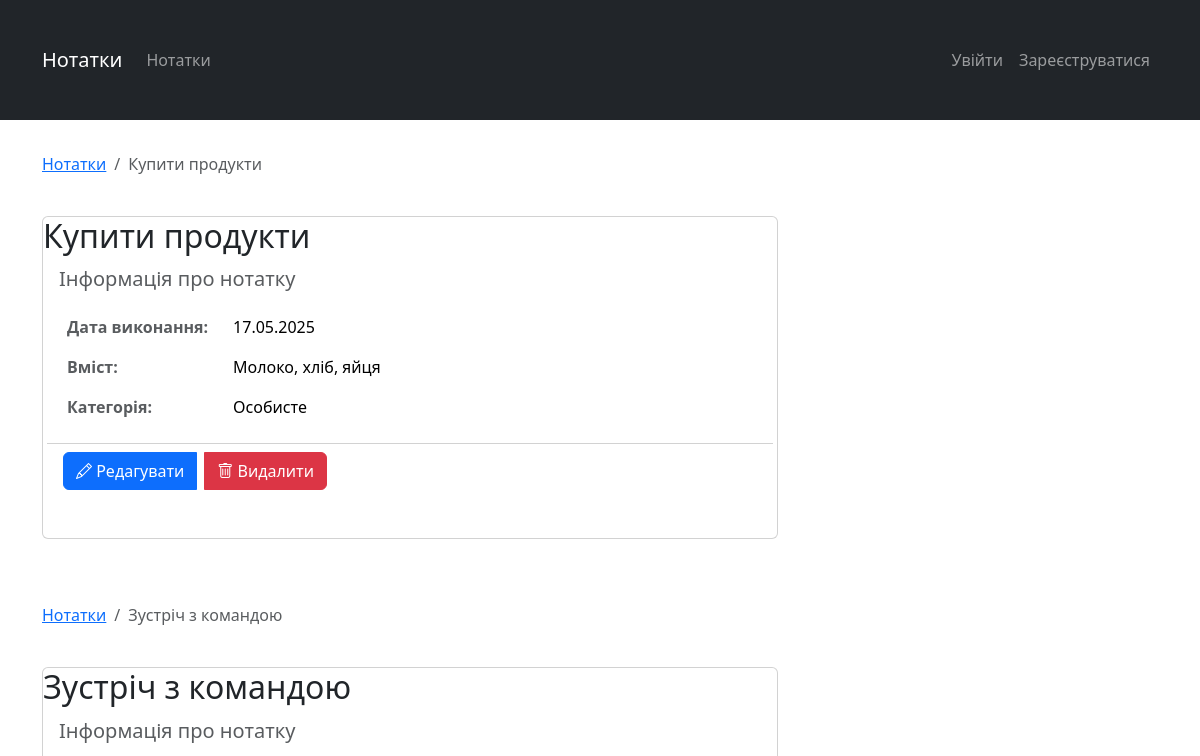
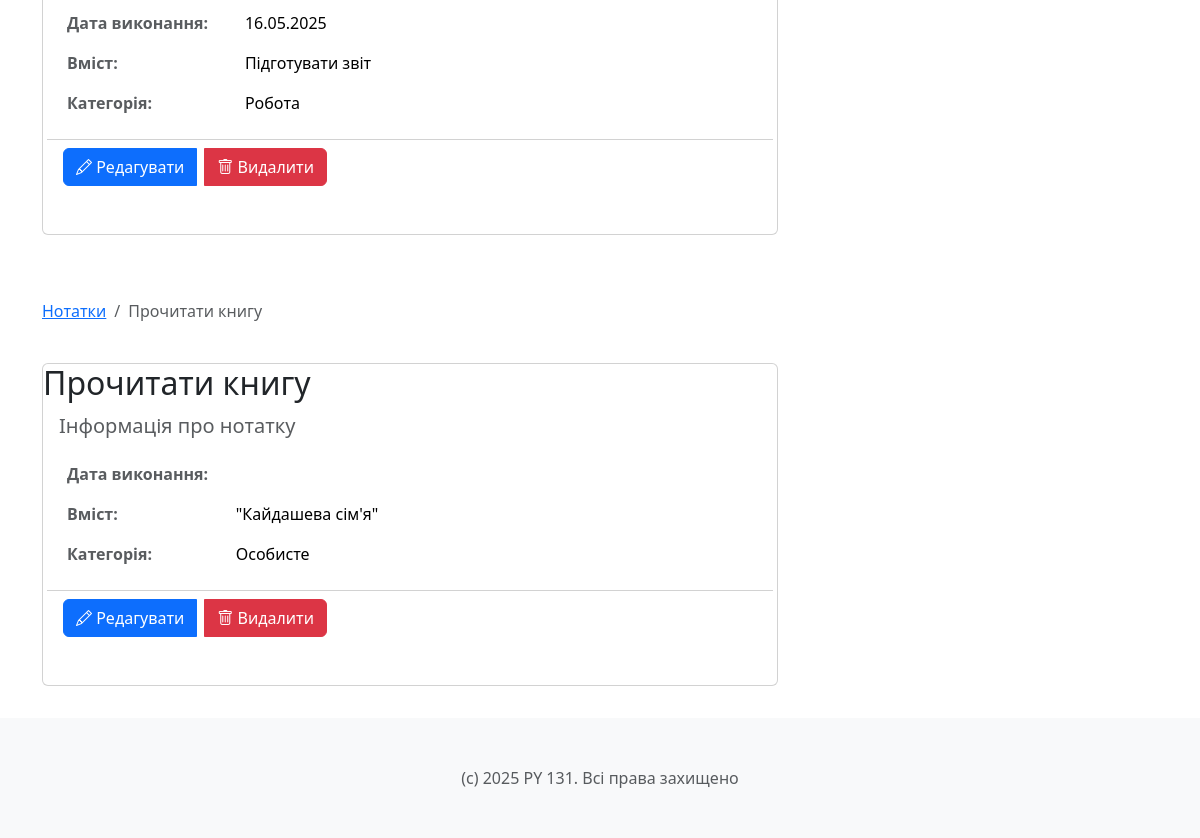
Page /notes/ on the earlier database version (2 pictures, top to bottom).
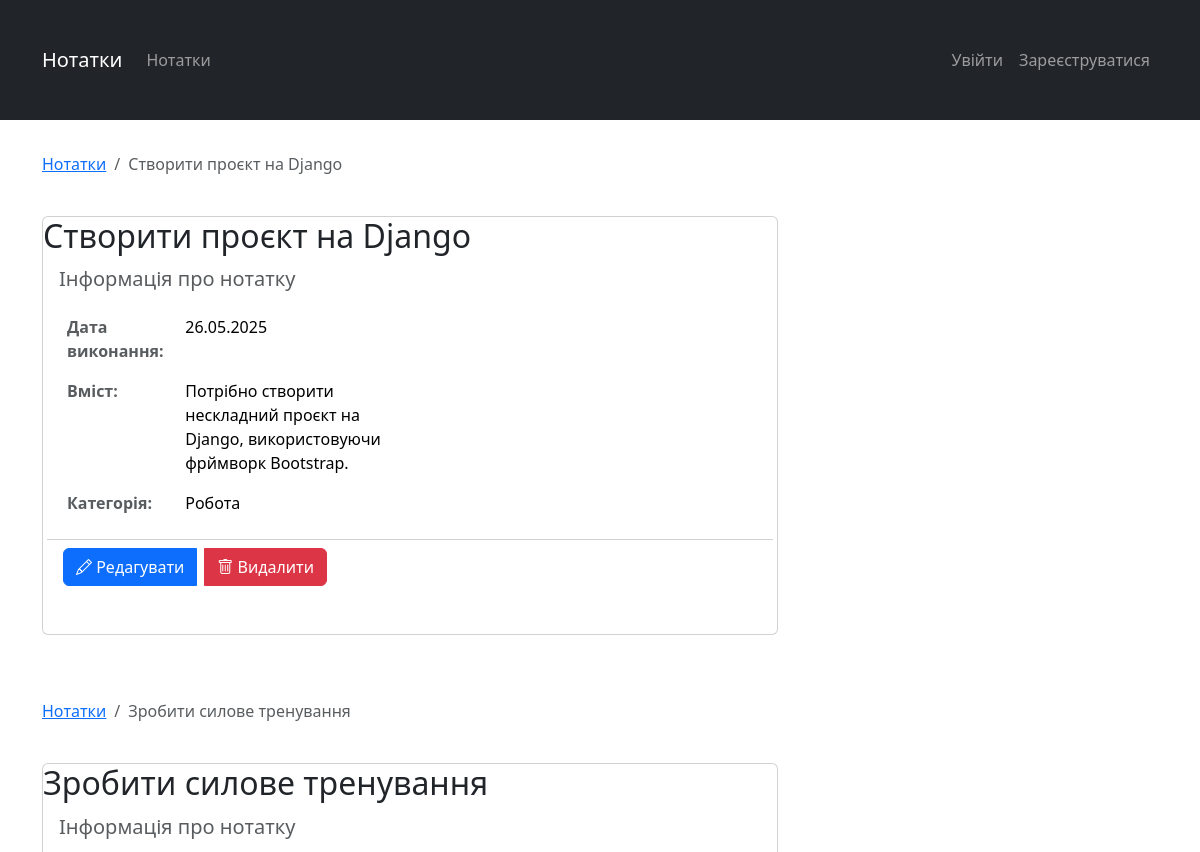
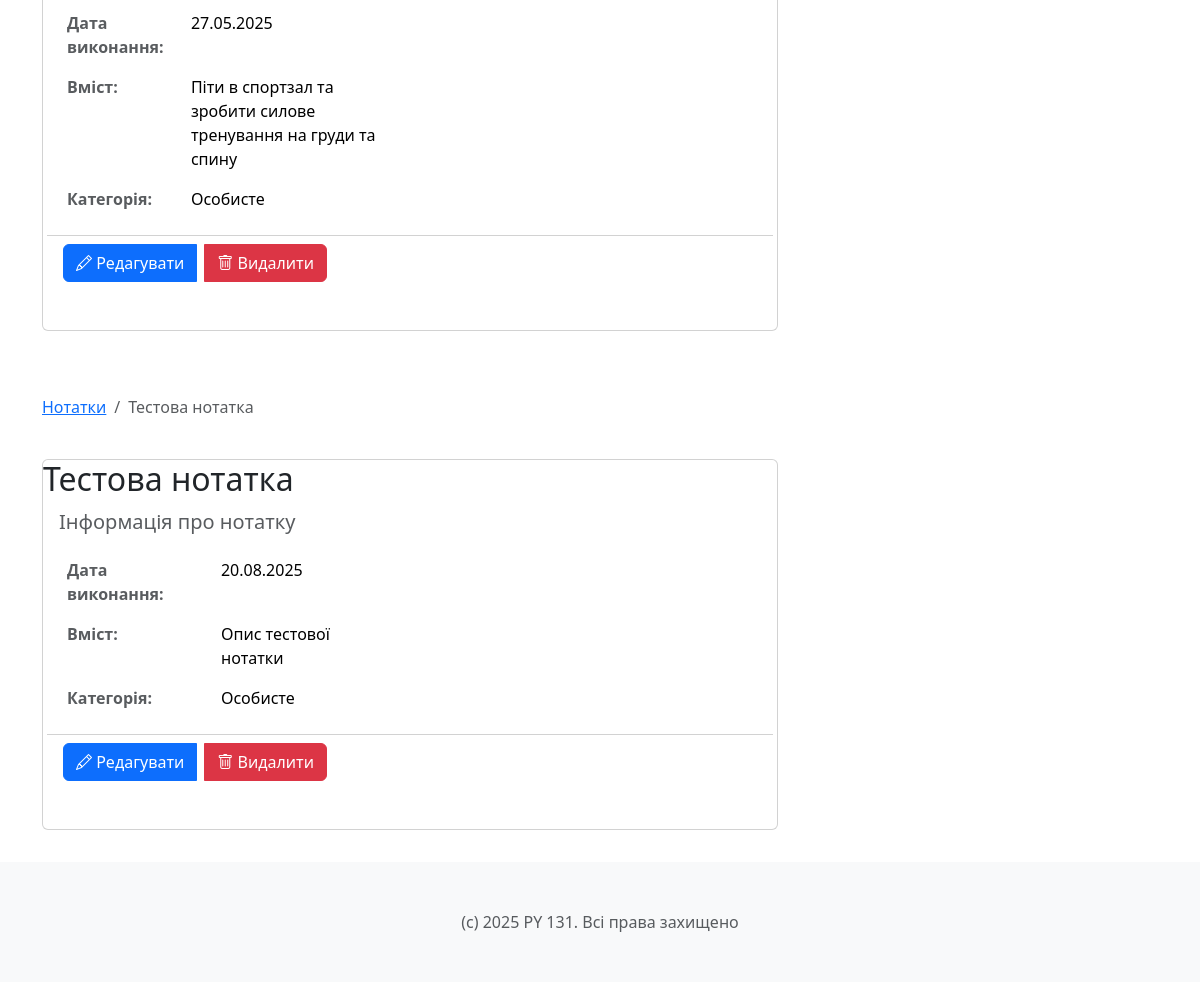
Same page on the later database version (2 pictures, top to bottom).
### notes/models.py (models this page shows, shortened)
class Note(models.Model):
    title = models.CharField(max_length=200)
    text = models.TextField()
    reminder = models.DateField(null=True, blank=True)
    category = models.ForeignKey(Category, on_delete=models.CASCADE, related_name="notes")
    user = models.ForeignKey(User, on_delete=models.CASCADE, related_name="notes", null=True)

class Category(models.Model):
    title = models.CharField(max_length=100)
    def __str__(self):
        return self.title

### notes/views.py (the view)
# urls.py: path("notes/", create_notes),
def create_notes(request):
    notes = Note.objects.all()
    return render(request, "note_list.html", {"notes": notes})

### templates/note_list.html (shortened to what this page needs)
{% extends 'base.html' %}
{% block content %}
{% for note in notes %}
<div class="container">
    <div class="row mb-4">
        <div class="col">
            <nav aria-label="breadcrumb">
                <ol class="breadcrumb">
                    <li class="breadcrumb-item"><a href="{% url 'note_list' %}">Нотатки</a></li>
                    <li class="breadcrumb-item active">{{ note.title }}</li>
                </ol>
            </nav>
        </div>
    </div>
    <div class="row">
        <div class="col-md-8">
            <div class="card">
                <h2 class="card-title mb-0">{{ note.title }}</h2>
                <div class="card-body">
                    <div class="row mb-4">
                        <div class="col-md-6">
                            <h5 class="card-subtitle mb-3 text-muted">Інформація про нотатку</h5>
                            <table class="table table-borderless">
                                <tbody>
                                <tr>
                                    <th scope="row" class="text-muted">Дата виконання:</th>
                                    <td>{{ note.reminder|date:"d.m.Y" }}</td>
                                </tr>
                                <tr>
                                    <th scope="row" class="text-muted">Вміст:</th>
                                    <td>{{ note.text }}</td>
                                </tr>
                                <tr>
                                    <th scope="row" class="text-muted">Категорія:</th>
                                    <td>{{ note.category }}</td>
                                </tr>
                                </tbody>
                            </table>
                        </div>
                        <div class="card-footer bg-transparent">
                            <div class="d-flex justify-content-between align-items-center">
                                <div class="btn-group">
                                    {% if note.pk %}
                                    <a href="{% url 'note_update' note.pk %}" class="btn btn-primary">
                                        <i class="bi bi-pencil"></i> Редагувати
                                    </a>
                                    {% else %}
                                    <span class="text-muted">Немає ID</span>
                                    {% endif %}
                                    <button type="button" class="btn btn-danger" data-bs-toggle="modal"
                                            data-bs-target="#deleteModal">
                                        <i class="bi bi-trash"></i> Видалити
                                    </button>
                                </div>
                            </div>
                        </div>
                    </div>
                </div>
            </div>
        </div>
    </div>
</div>
{% endfor %}
{% endblock %}
{% block extra_js %}
<link rel="stylesheet" href="https://cdn.jsdelivr.net/npm/bootstrap-icons@1.7.2/font/bootstrap-icons.css">
{% endblock %}

### templates/base.html (shortened to what this page needs)
<!DOCTYPE html>
<html lang="en">
<head>
    <link href="https://cdn.jsdelivr.net/npm/bootstrap@5.3.6/dist/css/bootstrap.min.css" rel="stylesheet"
>
</head>
<body>
<nav class="navbar navbar-expand-lg navbar-dark bg-dark">
    <div class="container">
        <a class="navbar-brand" href="/">Нотатки</a>
        <div class="collapse navbar-collapse" id="navbarNav">
            <ul class="navbar-nav">
                <li class="nav-item">
                    <a class="nav-link" href="{% url 'note_list' %}">Нотатки</a>
                </li>
            </ul>
            <ul class="navbar-nav ms-auto">
                {% if user.is_authenticated %}
                <li class="nav-item dropdown">
                    <a class="nav-link dropdown-toggle" href="#" id="userDropdown" role="button"
                       data-bs-toggle="dropdown" aria-expanded="false">
                        {{ user.username }}
                    </a>
                    <ul class="dropdown-menu" aria-labelledby="userDropdown">
                        {% if user.is_staff %}
                        <li><a class="dropdown-item" href="/admin/">Адмін-панель</a></li>
                        {% endif %}
                        <li><a class="dropdown-item" href="{% url 'logout' %}">Вийти</a></li>
                    </ul>
                </li>
                {% else %}
                <li class="nav-item">
                    <a class="nav-link" href="{% url 'login' %}">Увійти</a>
                </li>
                <li class="nav-item">
                    <a class="nav-link" href="{% url 'register' %}">Зареєструватися</a>
                </li>
                {% endif %}
            </ul>
        </div>
    </div>
</nav>
<main>
    {% block content %}
    {% endblock %}
</main>
<footer class="footer mt-auto py-3 bg-light">
    <div class="container text-center">
        <span class="text-muted">(c) {% now "Y" %} PY 131. Всі права захищено</span>
    </div>
</footer>
{% block extra_js %}
{% endblock %}
</body>
</html>

### templates/base.html (style rules this page uses)
.container { padding-top: 2rem; padding-bottom: 2rem; }
.btn { margin-right: 0.5rem; }

Differences in the rows shown:
removed Note: title "Купити продукти", reminder "17.05.2025", text "Молоко, хліб, яйця", category "Особисте", shows "Редагувати"
removed Note: title "Зустріч з командою", reminder "16.05.2025", text "Підготувати звіт", category "Робота", shows "Редагувати"
removed Note: title "Прочитати книгу", text "\"Кайдашева сім'я\"", category "Особисте", shows "Редагувати"
added Note: title "Створити проєкт на Django", reminder "26.05.2025", text "Потрібно створити нескладний проєкт на Django, використовуючи фрймворк Bootstrap.", category "Робота", shows "Редагувати"
added Note: title "Зробити силове тренування", reminder "27.05.2025", text "Піти в спортзал та зробити силове тренування на груди та спину", category "Особисте", shows "Редагувати"
added Note: title "Тестова нотатка", reminder "20.08.2025", text "Опис тестової нотатки", category "Особисте", shows "Редагувати"
